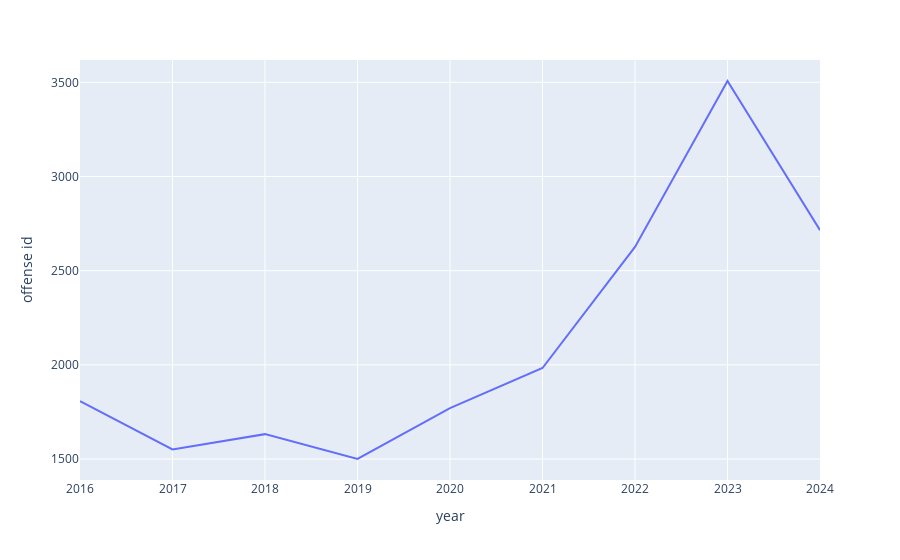

Notebook cell for this chart:
### Code cell
px.line(funcoes.df_filtrado_taxa_cem_mil(dff_eda, df_population, 'offense sub category', 'MOTOR VEHICLE THEFT'), x='year', y='offense id')

### Figure 1 — Plotly figure (JSON) as saved in the notebook; plotly's stock layout.template omitted (floating-point values rounded to 4 significant figures)
{"data": [{"hovertemplate": "year=%{x}<br>offense id=%{y}<extra></extra>", "legendgroup": "", "line": {"color": "#636efa", "dash": "solid"}, "marker": {"symbol": "circle"}, "mode": "lines", "name": "", "orientation": "v", "showlegend": false, "type": "scatter", "x": [2016, 2017, 2018, 2019, 2020, 2021, 2022, 2023, 2024], "xaxis": "x", "y": [1807, 1551, 1632, 1500, 1770, 1983, 2626, 3507, 2715], "yaxis": "y"}], "layout": {"legend": {"tracegroupgap": 0}, "margin": {"t": 60}, "xaxis": {"anchor": "y", "domain": [0, 1], "title": {"text": "year"}}, "yaxis": {"anchor": "x", "domain": [0, 1], "title": {"text": "offense id"}}}}
